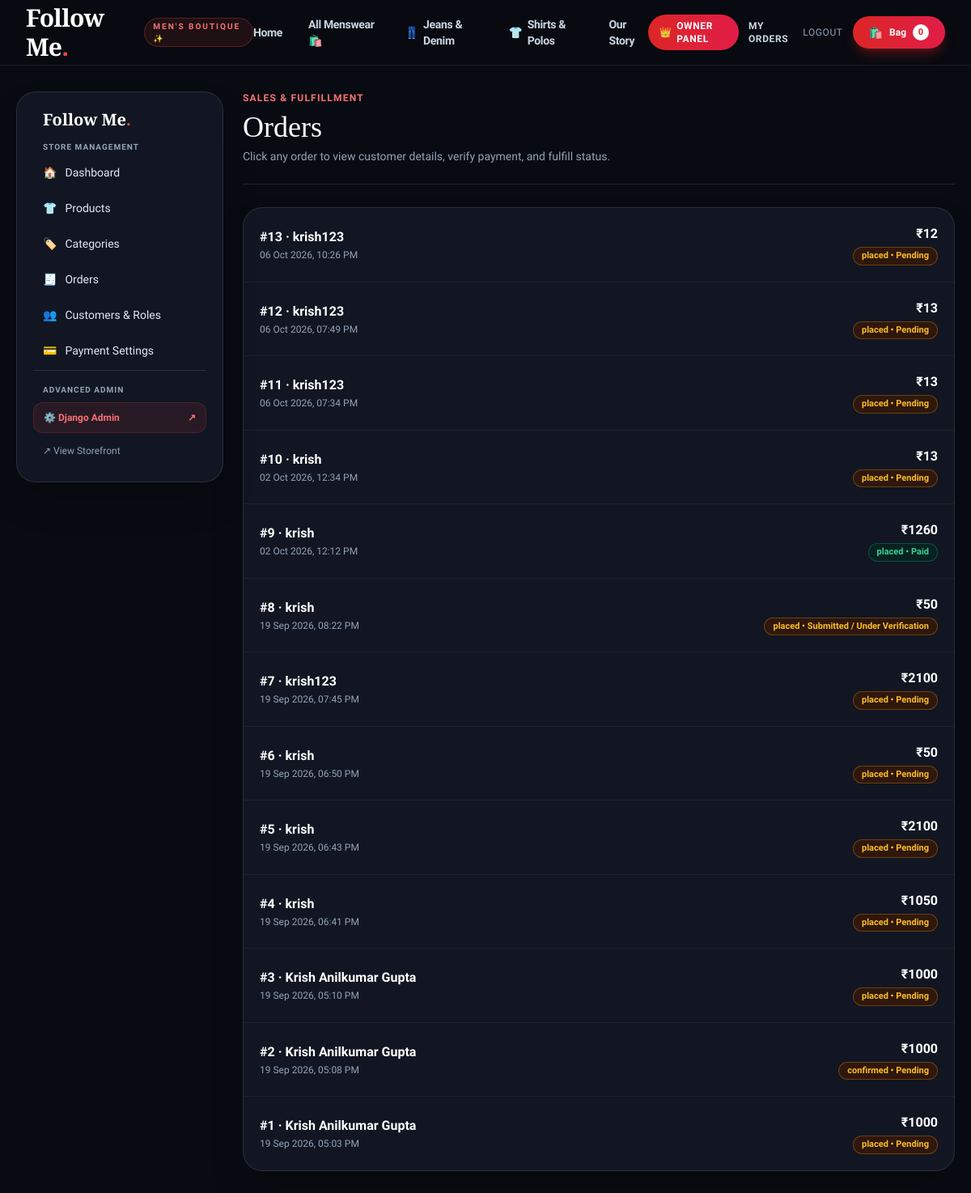
/owner/orders/ (signed in), run on the app's committed database.
### shop/models.py (models this page shows, shortened)
class Order(models.Model):
        STATUS_CHOICES = (
            ("placed", "Placed"),
            ("confirmed", "Confirmed"),
            ("packed", "Packed"),
            ("shipped", "Shipped"),
            ("delivered", "Delivered"),
            ("cancelled", "Cancelled"),
        )
        user = models.ForeignKey(User, on_delete=models.CASCADE, related_name="orders")
        full_name = models.CharField(max_length=120)
        phone = models.CharField(max_length=20)
        address = models.TextField()
        city = models.CharField(max_length=80)
        state = models.CharField(max_length=80, default="Tamil Nadu")
        pincode = models.CharField(max_length=10)
        subtotal = models.DecimalField(max_digits=12, decimal_places=2, default=Decimal("0"))
        cgst = models.DecimalField(max_digits=10, decimal_places=2, default=Decimal("0"))
        sgst = models.DecimalField(max_digits=10, decimal_places=2, default=Decimal("0"))
        igst = models.DecimalField(max_digits=10, decimal_places=2, default=Decimal("0"))
        total_tax = models.DecimalField(max_digits=10, decimal_places=2, default=Decimal("0"))
        total = models.DecimalField(max_digits=12, decimal_places=2, default=Decimal("0"))
        status = models.CharField(max_length=20, choices=STATUS_CHOICES, default="placed")
        payment_method = models.CharField(max_length=50, default="Google Pay / UPI")
        payment_reference = models.CharField(max_length=100, blank=True, help_text="UPI Transaction ID / UTR")
        payment_status = models.CharField(max_length=20, default="Pending")
        created_at = models.DateTimeField(auto_now_add=True)
        class Meta:
            ordering = ["-created_at"]

### shop/views.py (the view)
    def _wrapped_view(request, *args, **kwargs):
        if not is_owner_or_staff(request.user):
            messages.error(request, "Access restricted. Only store administrators can access this page.")
            return redirect("home")
        return view_func(request, *args, **kwargs)

### shop/context_processors.py (called while the page is built)
def cart_count(request):
    cart = request.session.get("cart", {})
    return {"cart_count": sum(item.get("quantity", 0) for item in cart.values())}

def shop_settings(request):
    return {"shop_settings": ShopSettings.objects.first()}

def is_owner_check(request):
    if not request.user.is_authenticated:
        return {"is_owner": False}
    if request.user.is_staff or request.user.is_superuser:
        return {"is_owner": True}
    profile = Profile.objects.filter(user=request.user).first()
    return {"is_owner": profile is not None and profile.role == "owner"}

### shop/views.py (called while the page is built)
def is_owner_or_staff(user):
    if not user.is_authenticated:
        return False
    if user.is_staff or user.is_superuser:
        return True
    profile = Profile.objects.filter(user=user).first()
    return profile is not None and profile.role == "owner"

def owner_required(view_func):
    def _wrapped_view(request, *args, **kwargs):
        if not is_owner_or_staff(request.user):
            messages.error(request, "Access restricted. Only store administrators can access this page.")
            return redirect("home")
        return view_func(request, *args, **kwargs)
    return login_required(_wrapped_view)

@owner_required
def owner_orders(request):
    return render(request, "owner/orders.html", {"orders": Order.objects.all()})

### templates/owner/orders.html (shortened to what this page needs)
{% extends "owner/base.html" %}
{% block owner_content %}
<div class="border-b border-white/10 pb-6 mb-7">
  <p class="uppercase tracking-widest text-xs text-red-400 font-bold">Sales & Fulfillment</p>
  <h1 class="display text-4xl mt-2 text-white">Orders</h1>
  <p class="text-slate-400 mt-1.5 text-sm">Click any order to view customer details, verify payment, and fulfill status.</p>
</div>
<div class="bg-[#111622] border border-white/10 rounded-3xl overflow-hidden shadow-2xl divide-y divide-white/5">
  {% for order in orders %}
  <a href="{% url 'owner_order_detail' order.id %}" class="block p-5 hover:bg-[#161c2d] transition">
    <div class="flex justify-between items-center">
      <div>
        <b class="text-white text-base">#{{ order.id }} · {{ order.full_name }}</b>
        <span class="block text-xs text-slate-400 mt-0.5">{{ order.created_at|date:"d M Y, h:i A" }}</span>
      </div>
      <div class="text-right">
        <b class="text-white text-base block">₹{{ order.total|floatformat:0 }}</b>
        <span class="inline-block text-[11px] px-2.5 py-0.5 rounded-full font-semibold mt-1 {% if order.payment_status == 'Paid' %}bg-emerald-950/60 text-emerald-400 border border-emerald-500/30{% else %}bg-amber-950/60 text-amber-400 border border-amber-500/30{% endif %}">
          {{ order.status }} • {{ order.payment_status }}
        </span>
      </div>
    </div>
  </a>
  {% empty %}
  <p class="p-10 text-center text-slate-400">No orders placed yet.</p>
  {% endfor %}
</div>
{% endblock %}

### templates/base.html (style rules this page uses)
body { font-family: 'Plus Jakarta Sans', sans-serif; background-color: #080b11; color: #f1f5f9; }
.display { font-family: 'Playfair Display', serif; }

### data on the page
Order: id "13", full_name "krish123", created_at "06 Oct 2026, 10:26 PM", total "12", status "placed", payment_status "Pending"
Order: id "12", full_name "krish123", created_at "06 Oct 2026, 07:49 PM", total "13", status "placed", payment_status "Pending"
Order: id "11", full_name "krish123", created_at "06 Oct 2026, 07:34 PM", total "13", status "placed", payment_status "Pending"
Order: id "10", full_name "krish", created_at "02 Oct 2026, 12:34 PM", total "13", status "placed", payment_status "Pending"
Order: id "9", full_name "krish", created_at "02 Oct 2026, 12:12 PM", total "1260", status "placed", payment_status "Paid"
Order: id "8", full_name "krish", created_at "19 Sep 2026, 08:22 PM", total "50", status "placed", payment_status "Submitted / Under Verification"
Order: id "7", full_name "krish123", created_at "19 Sep 2026, 07:45 PM", total "2100", status "placed", payment_status "Pending"
Order: id "6", full_name "krish", created_at "19 Sep 2026, 06:50 PM", total "50", status "placed", payment_status "Pending"
Order: id "5", full_name "krish", created_at "19 Sep 2026, 06:43 PM", total "2100", status "placed", payment_status "Pending"
Order: id "4", full_name "krish", created_at "19 Sep 2026, 06:41 PM", total "1050", status "placed", payment_status "Pending"
Order: id "3", full_name "Krish Anilkumar Gupta", created_at "19 Sep 2026, 05:10 PM", total "1000", status "placed", payment_status "Pending"
Order: id "2", full_name "Krish Anilkumar Gupta", created_at "19 Sep 2026, 05:08 PM", total "1000", status "confirmed", payment_status "Pending"
Order: id "1", full_name "Krish Anilkumar Gupta", created_at "19 Sep 2026, 05:03 PM", total "1000", status "placed", payment_status "Pending"

### other printed values
{{ cart_count }} "0"
